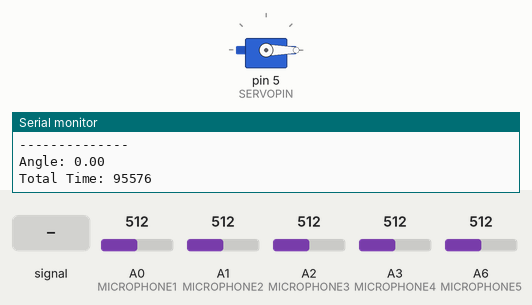
Recording of a sketch running on a simulated Arduino Nano, built with avr-gcc and run on an emulated ATmega328P. Parts: servo, the last lines printed to the serial monitor. Inputs (shaded band) come from the test bench; at power-on: A1 (MICROPHONE2) = 512, A0 (MICROPHONE1) = 512, A2 (MICROPHONE3) = 512, A3 (MICROPHONE4) = 512, A6 (MICROPHONE5) = 512.

Above: at 1.2 s.
1.3 s: A0 (MICROPHONE1) fed a 1000 Hz sine of ±255 counts around its level
At 2.6 s:
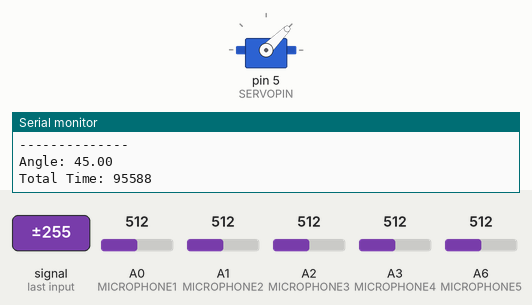
4.3 s: A1 (MICROPHONE2) fed a 1000 Hz sine of ±255 counts around its level
7.3 s: A2 (MICROPHONE3) fed a 200 Hz sine of ±255 counts around its level
At 9.3 s:
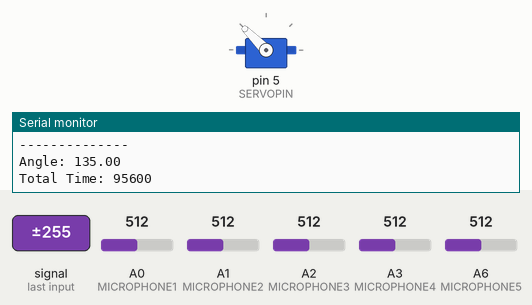
10.3 s: A6 (MICROPHONE5) fed a 200 Hz sine of ±255 counts around its level
At 11.9 s:
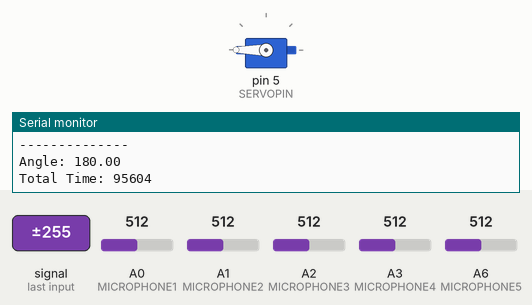
13.3 s: A1 (MICROPHONE2) set to 716
At 15.9 s:
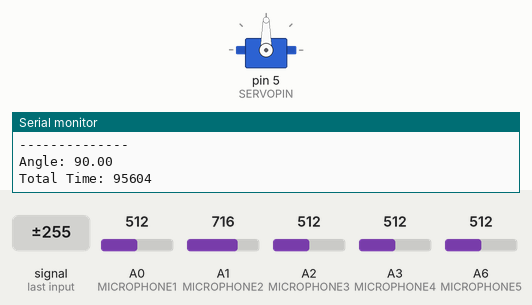
16.3 s: A1 (MICROPHONE2) set to 992
Timing chart, 0 to 20.3 s (numbered marks = the images above; inputs shaded):
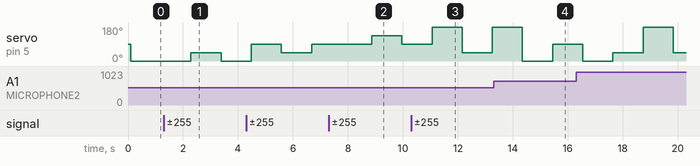

Measured:
- after the input at 1.3 s, servo on pin 5 (SERVOPIN): 0° → 45° after 0.99 s, → 0° 1.1 s later
- after the input at 13.3 s, servo on pin 5 (SERVOPIN): 180° → 0° after 1.1 s, → 90° 1.1 s later

The sketch:

03_ArduinoFFT2.ino
```cpp
/*
 * Credit to Enrique Condés and Ragnar Ranøyen Homb, example from ArduinoFFT library taken and modified
 */

#include "arduinoFFT.h"
#include <Servo.h>

// analog inputs for all microphones
#define MICROPHONE1 A0
#define MICROPHONE2 A1
#define MICROPHONE3 A2
#define MICROPHONE4 A3
#define MICROPHONE5 A6
// pin for servo
#define SERVOPIN 5
// altering ADC prescale
#define cbi(sfr, bit) (_SFR_BYTE(sfr) &= ~_BV(bit)) //set bit to 0
#define sbi(sfr, bit) (_SFR_BYTE(sfr) |= _BV(bit))  //set bit to 1
// object of the servo class
Servo directionServo;
// object for FFT
arduinoFFT FFT = arduinoFFT();
// servo enable
bool servoEnable = 1;
// angle of the sound source
float angle = 90;
// number of microphones
const int microphone_count = 5;

// ----------------1 Initialize arrays and variables-----------------

// constants for FFT
const uint16_t samples = 16;                  // number of samples, must be a power of 2 to be more efficient during FFT
const double sampling_frequency = 10000;      // Hz, limited by ADC conversion time (~15us per reading with prescaling)
int sampling_period_us = round(1000000.0/sampling_frequency); // sampling period in microseconds, used in sampling loop

// data arrays for FFT, each microphone gets a real and an imaginary part
double Real1[samples];
double Real2[samples];
double Real3[samples];
double Real4[samples];
double Real5[samples];
double Imag1[samples];
double Imag2[samples];
double Imag3[samples];
double Imag4[samples];
double Imag5[samples];
// array that contains the conter for all microphones
float maxCounts[microphone_count];

// method to find the highest value in a given array and return the index
int findMaximumIndex(float arr[],int arrSize) {
  int index = 0;
  float currentMax = 0;
  for(int i=0;i<arrSize;i++){
    if(arr[i]>currentMax){
      currentMax = arr[i];
      index = i;
    }
  }
  return index;
}

// method to flush data from a given array
void flushArray(float arr[],int arrSize) {
  for(int i=0;i<arrSize;i++) {
    arr[i] = 0;
  }
}

// method to determine the angle based on counters for each microphone
float calculateAngle(float arr[], int arrSize) {
  //------------------------------TODO: implement function--------------------
  /**
  Serial.print(counts[0]);
  Serial.print(",");
  Serial.print(counts[1]);
  Serial.print(",");
  Serial.print(counts[2]);
  Serial.print(",");
  Serial.print(counts[3]);
  Serial.print(",");
  Serial.println(counts[4]);
  **/
  float finalAngle = 0;
  int maxIndex = findMaximumIndex(arr,arrSize);
  finalAngle = maxIndex*45;
  return finalAngle;
}

// method to determine the angle of the sound source
void determineAngle() {
  long startTime = micros();  // time measurement start
  // initialize timestamp for discrete sampling
  long microseconds = micros();
  // take samples
  for(int i=0;i<samples;i++) {
    // read analog values
    Real1[i] = analogRead(MICROPHONE1);
    Real2[i] = analogRead(MICROPHONE2);
    Real3[i] = analogRead(MICROPHONE3);
    Real4[i] = analogRead(MICROPHONE4);
    Real5[i] = analogRead(MICROPHONE5);
    // set imaginary values to 0
    Imag1[i] = 0;
    Imag2[i] = 0;
    Imag3[i] = 0;
    Imag4[i] = 0;
    Imag5[i] = 0;
    // wait until sampling period is over
    while((micros()-microseconds)<sampling_period_us) {
      // empty loop, just wait
    }
    // add sampling period to first timestamp
    microseconds += sampling_period_us;
  }
  // --------FFT calculations for all microhpones-----------
  // window data to avoid issues at sampling edges
  FFT.Windowing(Real1, samples, FFT_WIN_TYP_HAMMING, FFT_FORWARD);
  FFT.Windowing(Real2, samples, FFT_WIN_TYP_HAMMING, FFT_FORWARD);
  FFT.Windowing(Real3, samples, FFT_WIN_TYP_HAMMING, FFT_FORWARD);
  FFT.Windowing(Real4, samples, FFT_WIN_TYP_HAMMING, FFT_FORWARD);
  FFT.Windowing(Real5, samples, FFT_WIN_TYP_HAMMING, FFT_FORWARD);
  // compute FFT
  FFT.Compute(Real1, Imag1, samples, FFT_FORWARD);
  FFT.Compute(Real2, Imag2, samples, FFT_FORWARD);
  FFT.Compute(Real3, Imag3, samples, FFT_FORWARD);
  FFT.Compute(Real4, Imag4, samples, FFT_FORWARD);
  FFT.Compute(Real5, Imag5, samples, FFT_FORWARD);
  // calculate absolute magnitudes
  FFT.ComplexToMagnitude(Real1, Imag1, samples);
  FFT.ComplexToMagnitude(Real2, Imag2, samples);
  FFT.ComplexToMagnitude(Real3, Imag3, samples);
  FFT.ComplexToMagnitude(Real4, Imag4, samples);
  FFT.ComplexToMagnitude(Real5, Imag5, samples);

  // determine source for each frequency part
  flushArray(maxCounts,samples);
  for(int i=0;i<samples;i++) {
    float arr[] = {Real1[i],Real2[i],Real3[i],Real4[i],Real5[i]};
    int index = findMaximumIndex(arr,microphone_count);
    maxCounts[index]++;
  }
  // determine angle
  angle = calculateAngle(maxCounts,microphone_count);
  long totalTime = micros()-startTime;            // time measurement
  // Print for debugging
  Serial.println("Angle: " + String(angle));
  // Print for time measurements
  Serial.println("Total Time: "+String(totalTime));
}


void setup() {
  // -----------------------2 Initialize IO-pins---------------------
  Serial.begin(115200);
  Serial.println("am alive");
  // set up analog inputs
  pinMode(MICROPHONE1,INPUT);
  pinMode(MICROPHONE2,INPUT);
  pinMode(MICROPHONE3,INPUT);
  pinMode(MICROPHONE4,INPUT);
  pinMode(MICROPHONE5,INPUT);

  // ADPS2 ADPS1 ADPS0
  //   1     0     0    -> Prescale 16 ->  15 us (1 reading)   75 (5 readings)
  sbi(ADCSRA, ADPS2); // set bit to 1
  cbi(ADCSRA, ADPS1); // set bit to 0
  cbi(ADCSRA, ADPS0); // set bit to 0

  // ------------------------3 servoEnable?-------------------------
  if(servoEnable) {
    // --------------------3.1 Initialize Servo---------------------
    directionServo.attach(SERVOPIN);
    directionServo.write(90);
  }
  Serial.println("okay");
}

void loop() {
  Serial.println("--------------");
  determineAngle();
  // do something with angle
  if(servoEnable) {
    directionServo.write(angle);
  }
  // wait for delay
  delay(1000);
}
```
